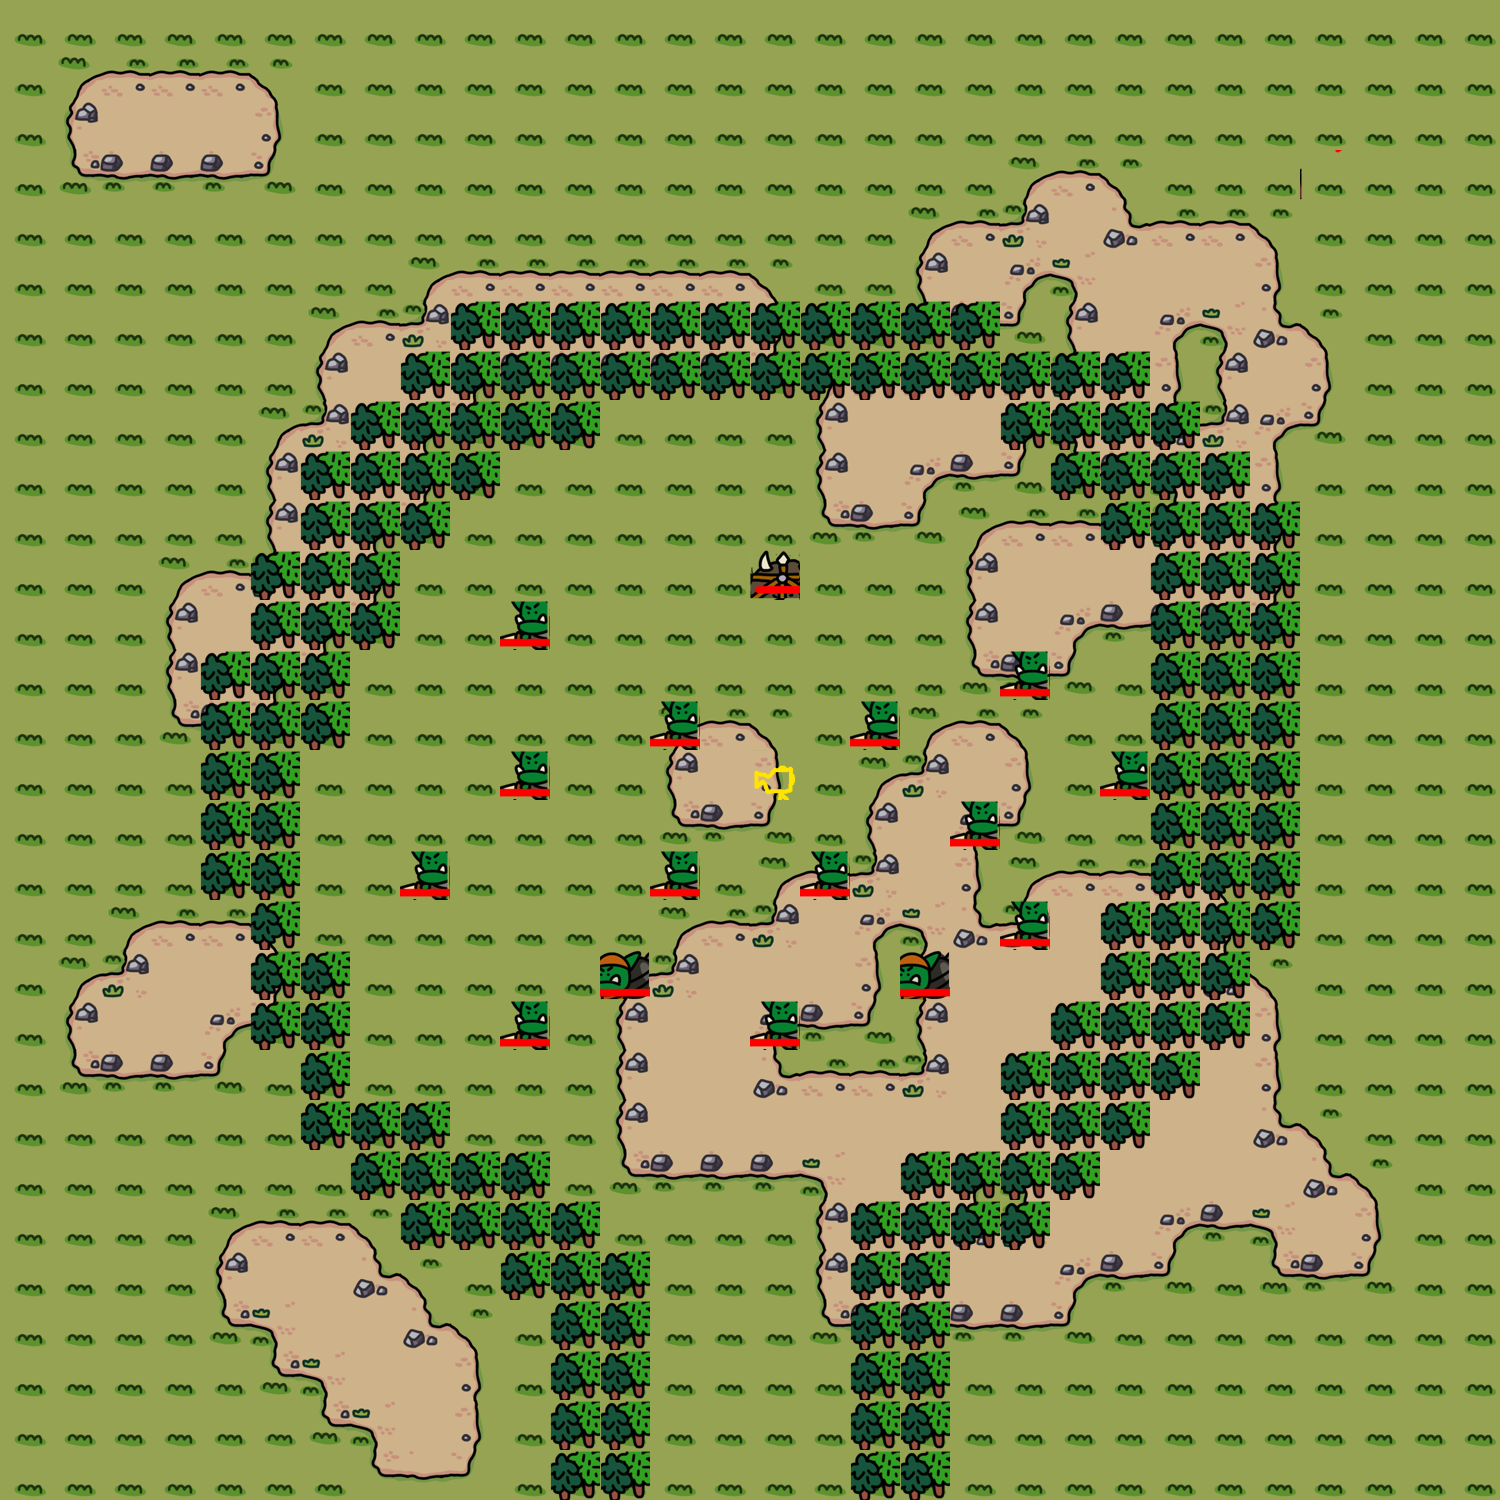

A level layout from a 2D game, rendered from its tile map. Below: a short description, then the map file with tile-grid data replaced by summaries:
An orthogonal 30x30 tile map with 50x50 px tiles, 4 tile layers (stage, soil, deco, unit).

<map version="1.0" orientation="orthogonal" renderorder="right-down" width="30" height="30" tilewidth="50" tileheight="50" nextobjectid="1">
    <tileset firstgid="1" name="grassTilemap" tilewidth="50" tileheight="50" tilecount="130">
        <image source="50TileSet.png" width="512" height="1024" />
  <terraintypes>
   <terrain name="soil" tile="-1" />
  </terraintypes>
  <tile id="30" terrain=",,,0" />
  <tile id="31" terrain=",,0,0" />
  <tile id="32" terrain=",,0," />
  <tile id="33" terrain="0,0,0," />
  <tile id="34" terrain="0,0,,0" />
  <tile id="40" terrain=",0,,0" />
  <tile id="41" terrain="0,0,0,0" />
  <tile id="42" terrain="0,,0," />
  <tile id="43" terrain="0,,0,0" />
  <tile id="44" terrain=",0,0,0" />
  <tile id="50" terrain=",0,," />
  <tile id="51" terrain="0,0,," />
  <tile id="52" terrain="0,,," />
 </tileset>
 <layer name="stage" width="30" height="30">
  <data>[900 cells, 900 non-empty, 2 distinct tile ids]</data>
 </layer>
 <layer name="soil" width="30" height="30">
  <data>[900 cells, 349 non-empty, 16 distinct tile ids]</data>
 </layer>
 <layer name="deco" width="30" height="30">
  <data>[900 cells, 154 non-empty, 2 distinct tile ids]</data>
 </layer>
 <layer name="unit" width="30" height="30">
  <data>[900 cells, 17 non-empty, 4 distinct tile ids]</data>
 </layer>
</map>
